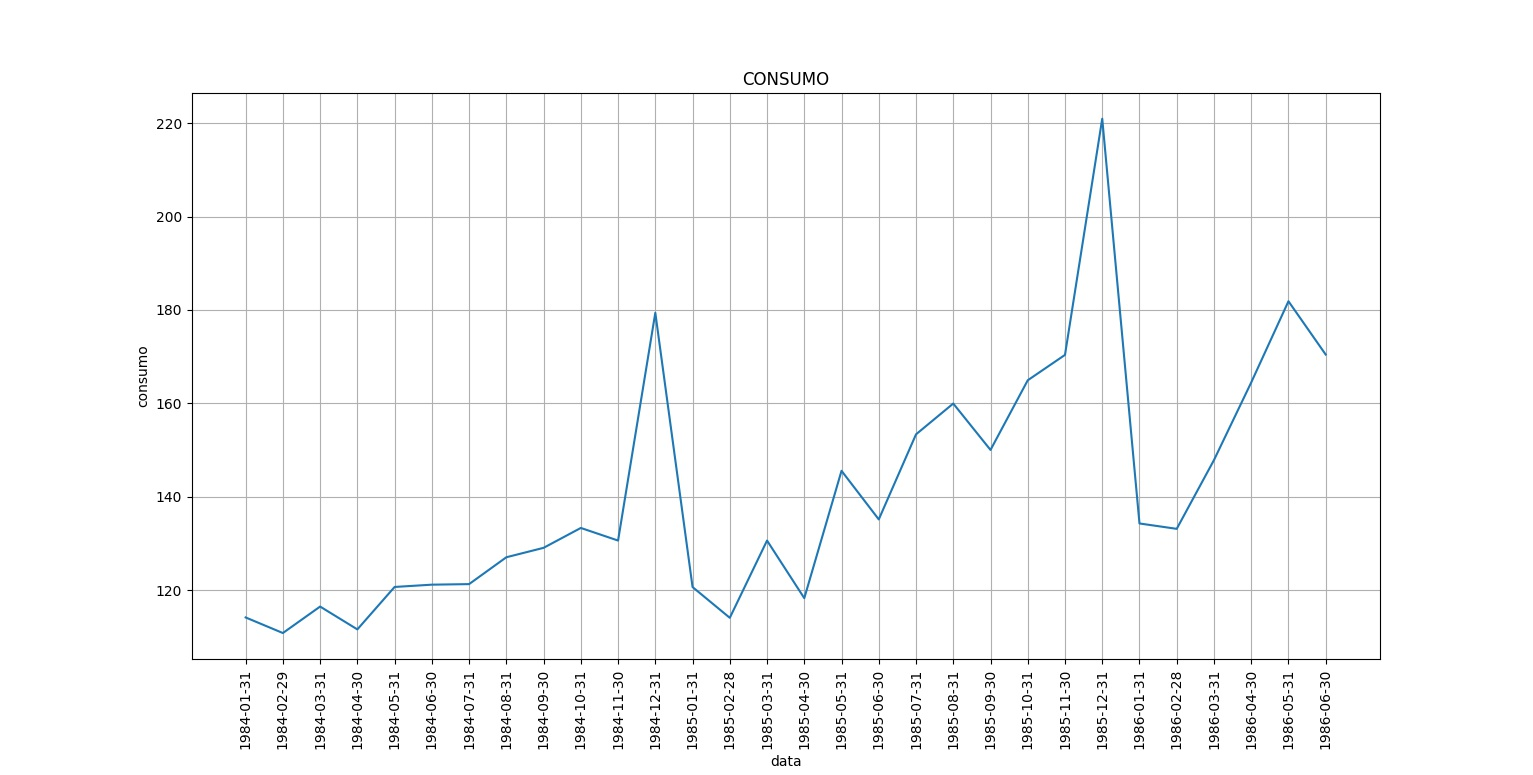

Source code (Python):
import pandas as pd
import matplotlib.pyplot as plt
plt.title("CONSUMO")
mtr = pd.read_csv("consumo.csv")
anos = mtr[0:30]
x = anos["data"]
y = anos["consumo"]
# plt.margins(0.2)
plt.subplots_adjust(bottom=0.15)
plt.xlabel("data")
plt.ylabel("consumo")
plt.grid(True)
plt.plot(x, y)
plt.xticks(x, x, rotation='vertical')
plt.show()
